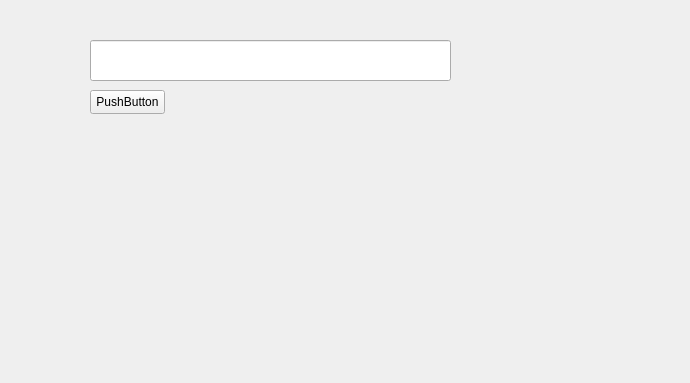
<?xml version="1.0" encoding="UTF-8"?>
<ui version="4.0">
 <class>Form</class>
 <widget class="QWidget" name="Form">
  <property name="geometry">
   <rect>
    <x>0</x>
    <y>0</y>
    <width>690</width>
    <height>383</height>
   </rect>
  </property>
  <property name="windowTitle">
   <string>Form</string>
  </property>
  <widget class="QPushButton" name="pushButton">
   <property name="geometry">
    <rect>
     <x>90</x>
     <y>90</y>
     <width>75</width>
     <height>24</height>
    </rect>
   </property>
   <property name="text">
    <string>PushButton</string>
   </property>
  </widget>
  <widget class="QLineEdit" name="lineEdit">
   <property name="geometry">
    <rect>
     <x>90</x>
     <y>40</y>
     <width>361</width>
     <height>41</height>
    </rect>
   </property>
  </widget>
  <widget class="QLabel" name="label">
   <property name="geometry">
    <rect>
     <x>90</x>
     <y>150</y>
     <width>211</width>
     <height>151</height>
    </rect>
   </property>
   <property name="text">
    <string/>
   </property>
   <property name="pixmap">
    <pixmap>C:/Users/adi.andoyo/Downloads/burger.jpg</pixmap>
   </property>
   <property name="scaledContents">
    <bool>true</bool>
   </property>
   <property name="alignment">
    <set>Qt::AlignLeading|Qt::AlignLeft|Qt::AlignVCenter</set>
   </property>
   <property name="wordWrap">
    <bool>false</bool>
   </property>
  </widget>
 </widget>
 <resources/>
 <connections/>
</ui>
